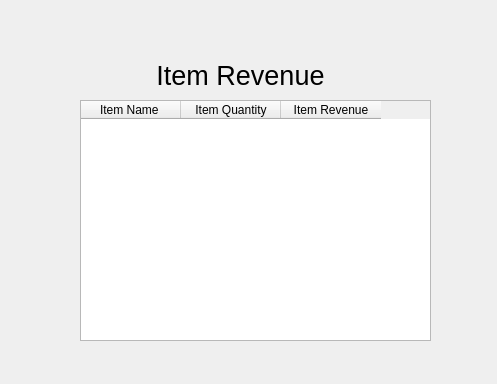
<?xml version="1.0" encoding="UTF-8"?>
<ui version="4.0">
 <class>itemRevenue</class>
 <widget class="QDialog" name="itemRevenue">
  <property name="geometry">
   <rect>
    <x>0</x>
    <y>0</y>
    <width>497</width>
    <height>384</height>
   </rect>
  </property>
  <property name="windowTitle">
   <string>Dialog</string>
  </property>
  <widget class="QTableWidget" name="tableWidget">
   <property name="geometry">
    <rect>
     <x>80</x>
     <y>100</y>
     <width>351</width>
     <height>241</height>
    </rect>
   </property>
   <column>
    <property name="text">
     <string>Item Name </string>
    </property>
   </column>
   <column>
    <property name="text">
     <string>Item Quantity</string>
    </property>
   </column>
   <column>
    <property name="text">
     <string>Item Revenue</string>
    </property>
   </column>
  </widget>
  <widget class="QLabel" name="label">
   <property name="geometry">
    <rect>
     <x>150</x>
     <y>50</y>
     <width>181</width>
     <height>51</height>
    </rect>
   </property>
   <property name="font">
    <font>
     <pointsize>20</pointsize>
    </font>
   </property>
   <property name="text">
    <string>Item Revenue</string>
   </property>
   <property name="alignment">
    <set>Qt::AlignCenter</set>
   </property>
  </widget>
 </widget>
 <resources/>
 <connections/>
</ui>
